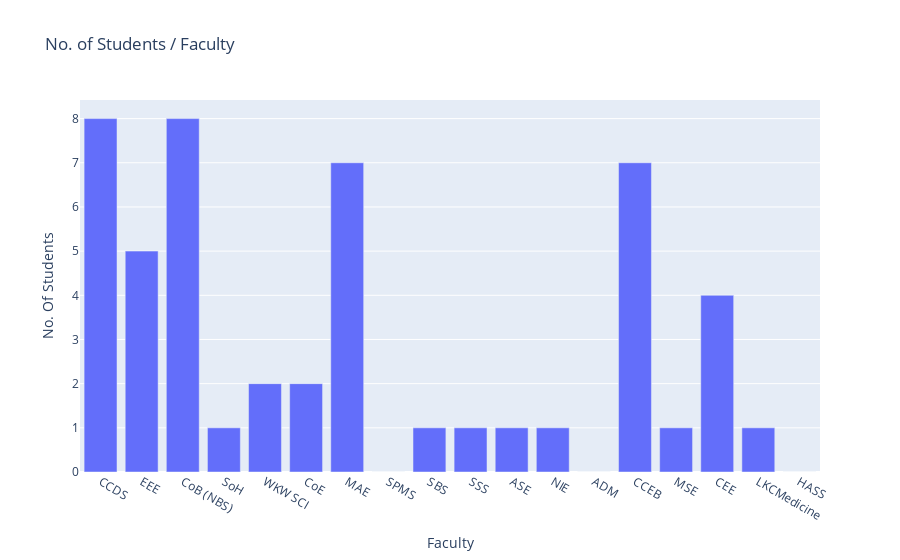
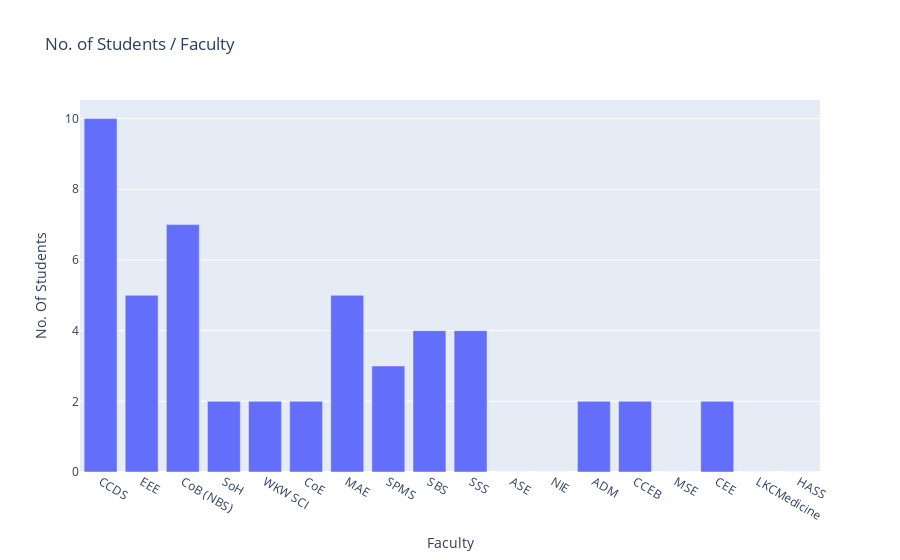

The cell these charts' notebook holds for them, in order:
### Code cell
def showFacultyPerGroup(tutorialGrpNum):
    # Graph on Faculty Distribution per Tutorial Group
    facPerGrp = {}
    numPerGrp = {}
    studList = sortData(studentList)

    # Get the number of students per tutorial group
    for student in studList:
        if student.tutorialGrp not in numPerGrp.keys():
            numPerGrp[student.tutorialGrp] = 0
                
        if student.faculty not in facPerGrp.keys():
            facPerGrp[student.faculty] = 0

    for updateStudent in studList:
        numPerGrp[updateStudent.tutorialGrp] += 1

    # Input the tutorial group number to show the distribution for that group
    tgrpToShow = tutorialGrpNum

    # Get the number of students per faculty in a tutorial group
    for i in range(numPerGrp[tgrpToShow] * tgrpToShow - 50,
                numPerGrp[tgrpToShow] * tgrpToShow):
        facPerGrp[studList[i].faculty] += 1 # incremement the facPerGrp dict by referencing the indexed student and their faculty

    barTrace1 = go.Bar(
            x = list(facPerGrp.keys()),
            y = list(facPerGrp.values()),
            name = 'No. of Students / Faculty'
        )

    # Initialize the graph object with go.Figure()
    fig = go.Figure(barTrace1)
    fig.update_layout(
        title="No. of Students / Faculty",
        xaxis_title="Faculty",
        yaxis_title="No. Of Students") # Name the title of the graph
    fig.show() # Show the graph

showFacultyPerGroup(120) # Worst (Many dominant faculties)
showFacultyPerGroup(23) # Best (Only 1 / 2 dominant faculties)

### Figure 1 — Plotly figure (JSON) as saved in the notebook; plotly's stock layout.template omitted (floating-point values rounded to 4 significant figures)
{"data": [{"name": "No. of Students / Faculty", "type": "bar", "x": ["CCDS", "EEE", "CoB (NBS)", "SoH", "WKW SCI", "CoE", "MAE", "SPMS", "SBS", "SSS", "ASE", "NIE", "ADM", "CCEB", "MSE", "CEE", "LKCMedicine", "HASS"], "y": [8, 5, 8, 1, 2, 2, 7, 0, 1, 1, 1, 1, 0, 7, 1, 4, 1, 0]}], "layout": {"title": {"text": "No. of Students / Faculty"}, "xaxis": {"title": {"text": "Faculty"}}, "yaxis": {"title": {"text": "No. Of Students"}}}}

### Figure 2 — Plotly figure (JSON) as saved in the notebook; plotly's stock layout.template omitted (floating-point values rounded to 4 significant figures)
{"data": [{"name": "No. of Students / Faculty", "type": "bar", "x": ["CCDS", "EEE", "CoB (NBS)", "SoH", "WKW SCI", "CoE", "MAE", "SPMS", "SBS", "SSS", "ASE", "NIE", "ADM", "CCEB", "MSE", "CEE", "LKCMedicine", "HASS"], "y": [10, 5, 7, 2, 2, 2, 5, 3, 4, 4, 0, 0, 2, 2, 0, 2, 0, 0]}], "layout": {"title": {"text": "No. of Students / Faculty"}, "xaxis": {"title": {"text": "Faculty"}}, "yaxis": {"title": {"text": "No. Of Students"}}}}
